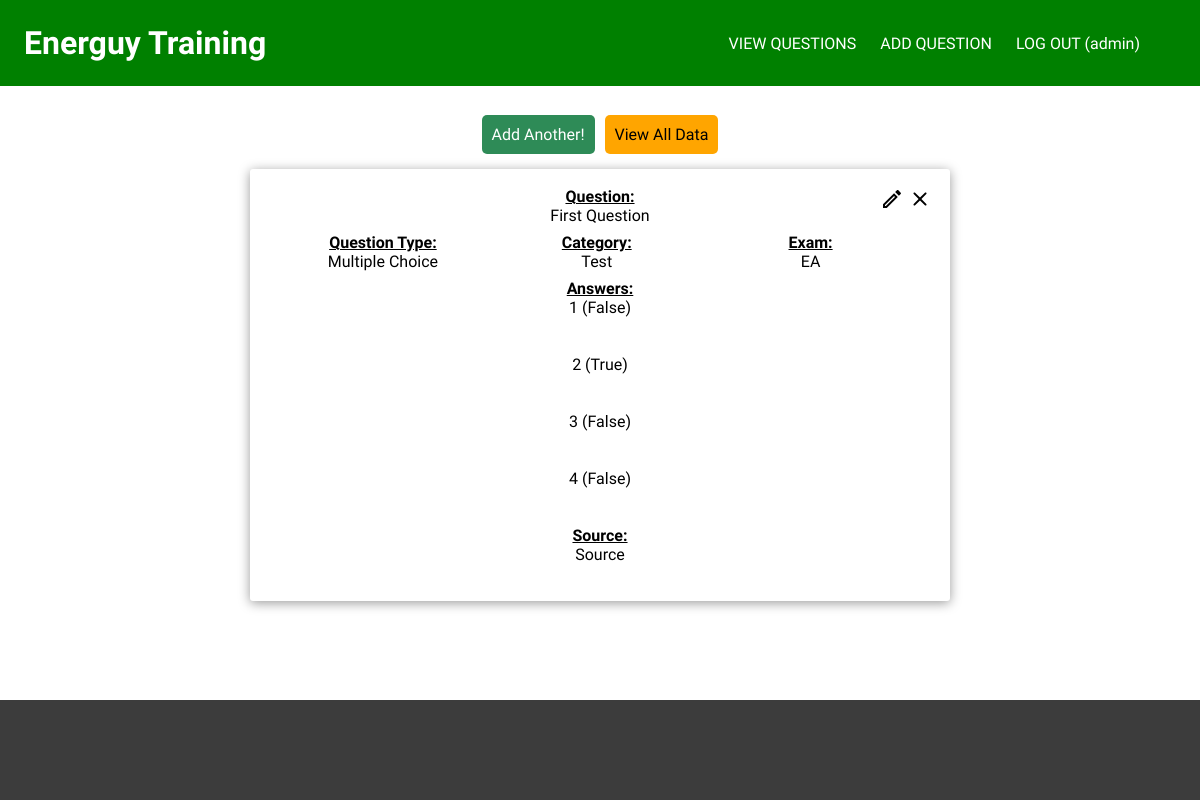
Page /add/1 (signed in) on the earlier database version.
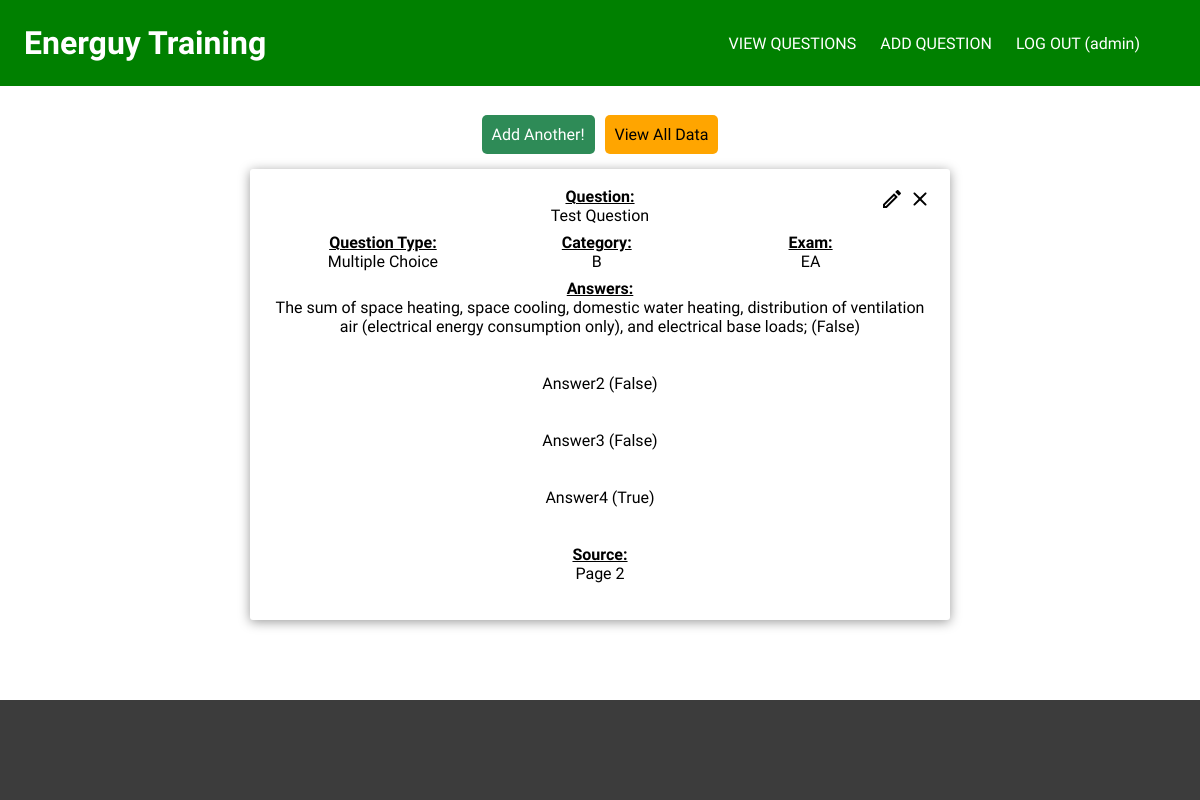
Same page on the later database version.
### package/models.py (models this page shows, shortened)
class Question(db.Model):
  __tablename__ = 'Questions'
  id = db.Column(db.Integer, primary_key=True)
  exam = db.Column(db.String(1000), nullable=False)
  category = db.Column(db.String(1000), nullable=False)
  question = db.Column(db.String(1000), nullable=False)
  question_type = db.Column(db.String(1000), nullable=False)
  question_image = db.Column(db.String(1000), nullable=True)
  answer_1 = db.Column(db.String(2000), nullable=False)
  answer_2 = db.Column(db.String(2000), nullable=False)
  answer_3 = db.Column(db.String(2000), nullable=False)
  answer_4 = db.Column(db.String(2000), nullable=False)
  answers = db.Column(db.String(12000), nullable=False)
  source = db.Column(db.String(1000), nullable=False)

### package/routes.py (the view)
@app.route('/add/<int:id>', methods=['GET', 'POST'])
@login_required
def add(id):
  question = Question.query.filter_by(id=id).first()
  questions = Question.query.all()
  if question in questions:
    return render_template('add-another.html', title = 'Add Question', question=question)
  else:
    return render_template('add-another.html', title = 'Add Question')

### package/__init__.py (called while the page is built)
@login_manager.user_loader
def load_user(user_id):
  return User.query.get(int(user_id))

### package/templates/add-another.html (shortened to what this page needs)
{% extends 'base.html' %}
{% block content %}
  <div class="button-container">
    <a class="button seagreen" href="{{ url_for('add_question') }}">Add Another!</a>
    <a class="button" href="{{ url_for('questions') }}">View All Data</a>
  </div>
  {% if question %}
    <div class="card">
      <div class="questions">
        <div>
          <h4>Question:</h4>
          <p>{{ question.question }}</p>
        </div>
        <div class="types">
          <div>
            <h4>Question Type:</h4>
            <p>{{ question.question_type }}</p>
          </div>
          <div>
            <h4>Category:</h4>
            <p>{{ question.category }}</p>
          </div>
          <div>
            <h4>Exam:</h4>
            <p>{{ question.exam}}</p>
          </div>
        </div>
      </div>
      <div class="answers">
        <h4>Answers:</h4>
        <p>{{ question.answer_1 }}</p><br><p>{{ question.correct_1 }}</p><br>
        <p>{{ question.answer_2 }}</p><br><p>{{ question.correct_2 }}</p><br>
        <p>{{ question.answer_3 }}</p><br><p>{{ question.correct_3 }}</p><br>
        <p>{{ question.answer_4 }}</p><br><p>{{ question.correct_4 }}</p><br>
        <h4>Source:</h4>
        <p>{{ question.source }}</p>
        <br>
      </div>
    <div class="icon close">
      <a href="/edit/{{ question.id }}/origin-add">
        <img src="{{ url_for('static', filename='icons/edit.svg') }}">
      </a>
      <a href="/delete-question/{{ question.id }}/origin-add">
        <img src="{{ url_for('static', filename='icons/close.svg') }}">
      </a>
    </div>
  </div>
  {% endif %}
{% endblock content %}

Differences in the rows shown:
changed Question "Multiple Choice": question "First Question" → "Test Question"; category "Test" → "B"; answer_1 "1 (False)" → "The sum of space heating, space cooling, domestic water heating, distribution of ventilation air (electrical energy consumption only), and electrical base loads; (False)"; answer_2 "2 (True)" → "Answer2 (False)"; answer_3 "3 (False)" → "Answer3 (False)"; answer_4 "4 (False)" → "Answer4 (True)"; source "Source" → "Page 2"
